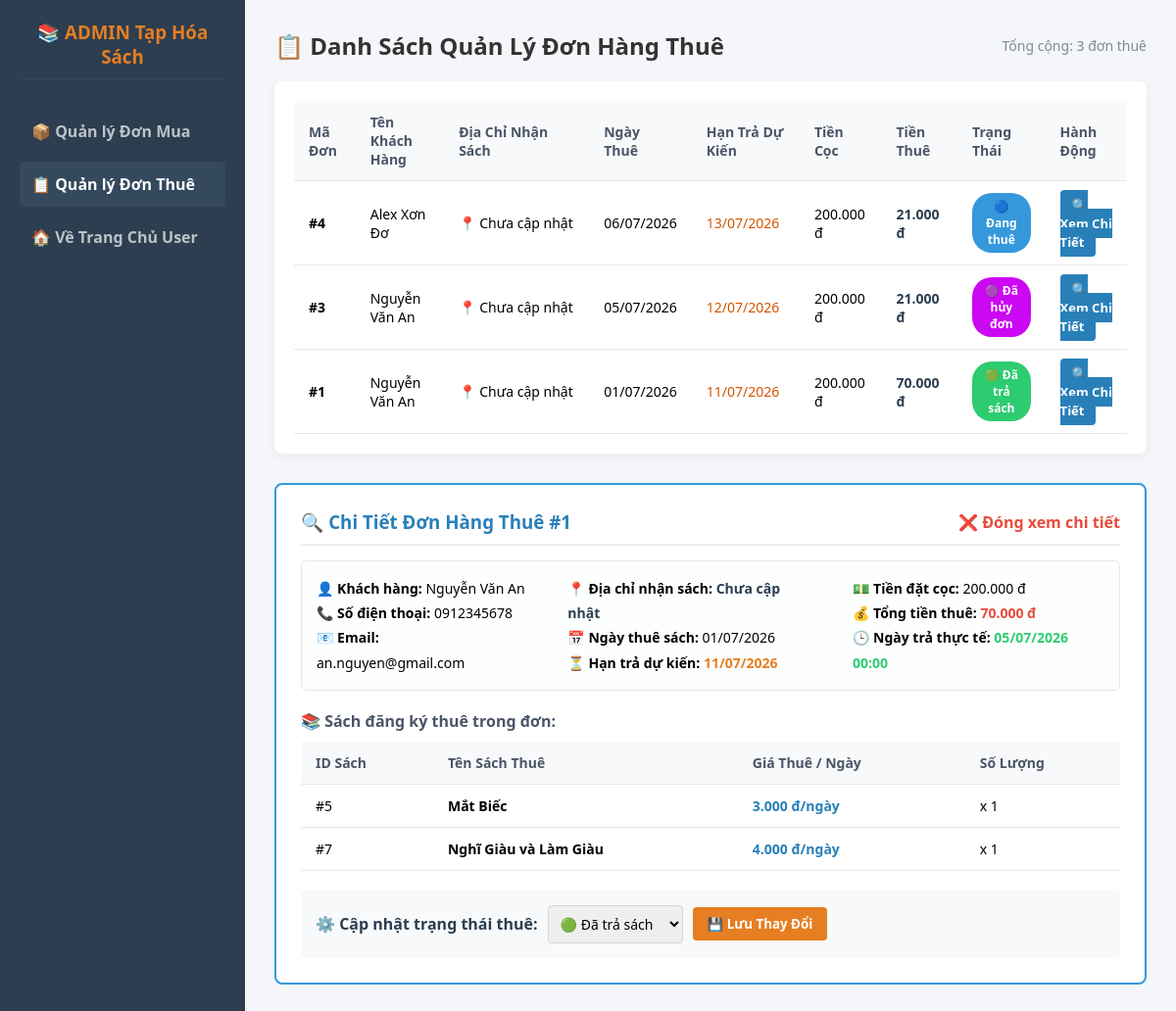
/admin/admin_don_hang_thue.php?xem_chi_tiet=1, run on the app's committed database.
### tables this page shows
CREATE TABLE `don_hang_thue` (
  `id` int(11) NOT NULL,
  `id_nguoi_dung` int(11) DEFAULT NULL,
  `ten_khach_hang` varchar(255) NOT NULL,
  `email_khach_hang` varchar(100) NOT NULL,
  `so_dien_thoai` varchar(20) NOT NULL,
  `ngay_thue` date NOT NULL,
  `han_tra_du_kien` date NOT NULL,
  `ngay_tra_thuc_te` date DEFAULT NULL,
  `tien_coc` int(11) NOT NULL,
  `tong_tien_thue` int(11) NOT NULL,
  `trang_thai` enum('cho_duyet','dang_thue','da_tra','qua_han','da_huy') DEFAULT 'dang_thue',
  `ngay_tao_don` timestamp NOT NULL DEFAULT current_timestamp()
);

CREATE TABLE `chi_tiet_thue` (
  `id` int(11) NOT NULL,
  `id_don_thue` int(11) NOT NULL,
  `id_sach` int(11) DEFAULT NULL,
  `so_luong` int(11) NOT NULL DEFAULT 1,
  `gia_thue_mot_ngay` int(11) NOT NULL
);

CREATE TABLE `sach` (
  `id` int(11) NOT NULL,
  `id_the_loai` int(11) DEFAULT NULL,
  `ten_sach` varchar(255) NOT NULL,
  `tac_gia` varchar(255) NOT NULL,
  `gia_ban` int(11) NOT NULL,
  `gia_thue_theo_ngay` int(11) NOT NULL DEFAULT 0,
  `anh_bia` varchar(255) DEFAULT 'mac_dinh.jpg',
  `mo_ta_chi_tiet` text DEFAULT NULL,
  `noi_bat` tinyint(1) DEFAULT 0,
  `ngay_tao` timestamp NOT NULL DEFAULT current_timestamp(),
  `so_luong_ton` int(11) NOT NULL
);

### src/admin/admin_don_hang_thue.php (the view, shortened to what this page needs)
<?php
require_once '../db.php';
$sql = "SELECT * FROM don_hang_thue ORDER BY ngay_tao_don DESC";
$stmt_don = $ket_noi->query($sql);
$danh_sach_don = $stmt_don->fetchAll(PDO::FETCH_ASSOC);
$chi_tiet_don_id = isset($_GET['xem_chi_tiet']) ? intval($_GET['xem_chi_tiet']) : 0;
$sach_trong_don = [];
$thong_tin_don_hien_tai = null;
if ($chi_tiet_don_id > 0) {
    $stmt_check = $ket_noi->prepare("SELECT * FROM don_hang_thue WHERE id = ?");
    $stmt_check->execute([$chi_tiet_don_id]);
    $thong_tin_don_hien_tai = $stmt_check->fetch(PDO::FETCH_ASSOC);
    if ($thong_tin_don_hien_tai) {
        $sql_ct = "SELECT ctt.*, s.ten_sach
                   FROM chi_tiet_thue ctt
                   LEFT JOIN sach s ON ctt.id_sach = s.id
                   WHERE ctt.id_don_thue = ?";
        $stmt_ct = $ket_noi->prepare($sql_ct);
        $stmt_ct->execute([$chi_tiet_don_id]);
        $sach_trong_don = $stmt_ct->fetchAll(PDO::FETCH_ASSOC);
    }
}
?>
<!DOCTYPE html>
<html lang="vi">
<head>
</head>
<body>
<div class="sidebar">
    <h3>📚 ADMIN Tạp Hóa Sách</h3>
    <a href="admin_don_hang_mua.php">📦 Quản lý Đơn Mua</a>
    <a href="admin_don_hang_thue.php" class="active">📋 Quản lý Đơn Thuê</a>
    <a href="../admin/index.php">🏠 Về Trang Chủ User</a>
</div>
<div class="main-content">
    <h2>📋 Danh Sách Quản Lý Đơn Hàng Thuê
        <span style="font-size: 14px; color: #7f8c8d; font-weight: normal;">Tổng cộng: <?php echo count($danh_sach_don); ?> đơn thuê</span>
    </h2>
    <div class="table-container">
        <table>
            <thead>
                <tr>
                    <th>Mã Đơn</th>
                    <th>Tên Khách Hàng</th>
                    <th>Địa Chỉ Nhận Sách</th> <th>Ngày Thuê</th>
                    <th>Hạn Trả Dự Kiến</th>
                    <th>Tiền Cọc</th>
                    <th>Tiền Thuê</th>
                    <th>Trạng Thái</th>
                    <th>Hành Động</th>
                </tr>
            </thead>
            <tbody>
                <?php if (count($danh_sach_don) == 0): ?>
                    <tr>
                        <td colspan="9" style="text-align: center; color: #7f8c8d;">Chưa có đơn hàng thuê nào trong hệ thống.</td>
                    </tr>
                <?php else: ?>
                    <?php foreach ($danh_sach_don as $don): ?>
                        <tr>
                            <td><strong>#<?php echo $don['id']; ?></strong></td>
                            <td><?php echo htmlspecialchars($don['ten_khach_hang']); ?></td>
                            <td style="max-width: 220px; white-space: nowrap; overflow: hidden; text-overflow: ellipsis;" title="<?php echo htmlspecialchars($don['dia_chi_giao_hang'] ?? 'Chưa cập nhật'); ?>">
                                📍 <?php echo htmlspecialchars($don['dia_chi_giao_hang'] ?? 'Chưa cập nhật'); ?>
                            </td>
                            <td><?php echo date('d/m/Y', strtotime($don['ngay_thue'])); ?></td>
                            <td style="color: #d35400; font-weight: 500;"><?php echo date('d/m/Y', strtotime($don['han_tra_du_kien'])); ?></td>
                            <td><?php echo number_format($don['tien_coc'], 0, ',', '.'); ?> đ</td>
                            <td style="color: #2c3e50; font-weight: bold;"><?php echo number_format($don['tong_tien_thue'], 0, ',', '.'); ?> đ</td>
                            <td>
                                <span class="badge badge-<?php echo $don['trang_thai']; ?>">
                                    <?php
                                        if($don['trang_thai'] == 'cho_duyet') echo '🟡 Chờ gửi';
                                        elseif($don['trang_thai'] == 'dang_thue') echo '🔵 Đang thuê';
                                        elseif($don['trang_thai'] == 'da_tra') echo '🟢 Đã trả sách';
                                        elseif($don['trang_thai'] == 'da_huy') echo '🟣 Đã hủy đơn';
                                        elseif($don['trang_thai'] == 'qua_han') echo '🔴 Quá hạn trả';
                                        else echo htmlspecialchars($don['trang_thai']);
                                    ?>
                                </span>
                            </td>
                            <td>
                                <a href="admin_don_hang_thue.php?xem_chi_tiet=<?php echo $don['id']; ?>#chi-tiet-thue" class="btn btn-info">🔍 Xem Chi Tiết</a>
                            </td>
                        </tr>
                    <?php endforeach; ?>
                <?php endif; ?>
            </tbody>
        </table>
    </div>
    <?php if ($chi_tiet_don_id > 0 && $thong_tin_don_hien_tai): ?>
        <div class="detail-box" id="chi-tiet-thue">
            <div class="detail-header">
                <h3 style="color: #2980b9;">🔍 Chi Tiết Đơn Hàng Thuê #<?php echo $thong_tin_don_hien_tai['id']; ?></h3>
                <a href="admin_don_hang_thue.php" style="color: #e74c3c; text-decoration: none; font-weight: bold;">❌ Đóng xem chi tiết</a>
            </div>
            <div style="display: flex; gap: 40px; margin-bottom: 20px; font-size: 14px; line-height: 1.8; background: #fdfefe; padding: 15px; border-radius: 6px; border: 1px solid #e2e8f0;">
                <div>
                    👤 <strong>Khách hàng:</strong> <?php echo htmlspecialchars($thong_tin_don_hien_tai['ten_khach_hang']); ?><br>
                    📞 <strong>Số điện thoại:</strong> <?php echo htmlspecialchars($thong_tin_don_hien_tai['so_dien_thoai']); ?><br>
                    📧 <strong>Email:</strong> <?php echo htmlspecialchars($thong_tin_don_hien_tai['email_khach_hang']); ?>
                </div>
                <div>
                    📍 <strong>Địa chỉ nhận sách:</strong> <span style="color: #2c3e50; font-weight: bold;"><?php echo htmlspecialchars($thong_tin_don_hien_tai['dia_chi_giao_hang'] ?? 'Chưa cập nhật'); ?></span><br> 📅 <strong>Ngày thuê sách:</strong> <?php echo date('d/m/Y', strtotime($thong_tin_don_hien_tai['ngay_thue'])); ?><br>
                    ⏳ <strong>Hạn trả dự kiến:</strong> <span style="color: #e67e22; font-weight: bold;"><?php echo date('d/m/Y', strtotime($thong_tin_don_hien_tai['han_tra_du_kien'])); ?></span>
                </div>
                <div>
                    💵 <strong>Tiền đặt cọc:</strong> <?php echo number_format($thong_tin_don_hien_tai['tien_coc'], 0, ',', '.'); ?> đ<br>
                    💰 <strong>Tổng tiền thuê:</strong> <span style="color: #e74c3c; font-weight: bold;"><?php echo number_format($thong_tin_don_hien_tai['tong_tien_thue'], 0, ',', '.'); ?> đ</span><br>
                    🕒 <strong>Ngày trả thực tế:</strong>
                    <span style="color: #2ecc71; font-weight: bold;">
                        <?php echo $thong_tin_don_hien_tai['ngay_tra_thuc_te'] ? date('d/m/Y H:i', strtotime($thong_tin_don_hien_tai['ngay_tra_thuc_te'])) : '--- (Chưa trả sách)'; ?>
                    </span>
                </div>
            </div>
            <h4 style="margin-bottom: 10px; color:#4a5568;">📚 Sách đăng ký thuê trong đơn:</h4>
            <table style="margin-bottom: 20px;">
                <thead>
                    <tr style="background-color: #edf2f7;">
                        <th>ID Sách</th>
                        <th>Tên Sách Thuê</th>
                        <th>Giá Thuê / Ngày</th>
                        <th>Số Lượng</th>
                    </tr>
                </thead>
                <tbody>
                    <?php foreach ($sach_trong_don as $sach): ?>
                        <tr>
                            <td>#<?php echo $sach['id_sach']; ?></td>
                            <td><strong><?php echo htmlspecialchars($sach['ten_sach'] ?? 'Sách đã bị ẩn hoặc xóa khỏi cửa hàng'); ?></strong></td>
                            <td style="color:#2980b9; font-weight:600;"><?php echo number_format($sach['gia_thue_mot_ngay'], 0, ',', '.'); ?> đ/ngày</td>
                            <td>x <?php echo $sach['so_luong']; ?></td>
                        </tr>
                    <?php endforeach; ?>
                </tbody>
            </table>
            <form action="admin_don_hang_thue.php?xem_chi_tiet=<?php echo $thong_tin_don_hien_tai['id']; ?>#chi-tiet-thue" method="POST" class="form-update">
                <label style="font-weight: bold; color:#2c3e50;">⚙️ Cập nhật trạng thái thuê:</label>
                <select name="trang_thai">
                    <option value="da_tra" <?php if($thong_tin_don_hien_tai['trang_thai'] == 'da_tra') echo 'selected'; ?>>🟢 Đã trả sách</option>
                </select>
                <button type="submit" name="cap_nhat_trang_thai" class="btn-submit">💾 Lưu Thay Đổi</button>
            </form>
        </div>
    <?php endif; ?>
</div>
</body>
</html>

### src/admin/admin_don_hang_thue.php (style rules this page uses)
* { box-sizing: border-box; margin: 0; padding: 0; font-family: 'Segoe UI', Tahoma, Geneva, Verdana, sans-serif; }
body { background-color: #f4f6f9; display: flex; min-height: 100vh; }
.sidebar { width: 250px; background-color: #2c3e50; color: white; padding: 20px; }
.sidebar h3 { text-align: center; margin-bottom: 30px; color: #e67e22; border-bottom: 1px solid #34495e; padding-bottom: 10px; }
.sidebar a { display: block; color: #bdc3c7; padding: 12px; text-decoration: none; border-radius: 4px; margin-bottom: 8px; font-weight: bold; }
.sidebar a:hover, .sidebar a.active { background-color: #34495e; color: white; }
.main-content { flex: 1; padding: 30px; overflow-y: auto; }
h2 { color: #333; margin-bottom: 20px; display: flex; align-items: center; justify-content: space-between; }
.table-container { background: white; border-radius: 8px; box-shadow: 0 4px 12px rgba(0,0,0,0.05); padding: 20px; margin-bottom: 30px; }
table { width: 100%; border-collapse: collapse; text-align: left; }
th, td { padding: 12px 15px; border-bottom: 1px solid #e2e8f0; font-size: 14px; }
th { background-color: #f8f9fa; color: #4a5568; font-weight: bold; }
.badge { padding: 5px 10px; border-radius: 20px; font-size: 12px; font-weight: bold; text-align: center; display: inline-block; }
.badge-dang_thue { background-color: #3498db; color: white; }
.badge-da_tra { background-color: #2ecc71; color: white; }
.badge-da_huy { background-color: #cc07f4; color: white; }
.btn { padding: 6px 12px; border-radius: 4px; border: none; cursor: pointer; text-decoration: none; font-size: 13px; font-weight: bold; }
.btn-info { background-color: #2980b9; color: white; }
.detail-box { background: #fff; border: 2px solid #3498db; border-radius: 8px; padding: 25px; margin-top: 20px; }
.detail-header { display: flex; justify-content: space-between; align-items: center; border-bottom: 2px solid #eee; padding-bottom: 10px; margin-bottom: 15px; }
.form-update { display: flex; gap: 10px; align-items: center; margin-top: 15px; background: #f8f9fa; padding: 15px; border-radius: 6px; }
select { padding: 8px; border-radius: 4px; border: 1px solid #cbd5e0; font-size: 14px; }
.btn-submit { background-color: #e67e22; color: white; padding: 8px 15px; border-radius: 4px; border: none; cursor: pointer; font-weight: bold; }

### data on the page
don_hang_thue: id "4", ten_khach_hang "Alex Xơn Đơ", dia_chi_giao_hang "Chưa cập nhật", ngay_thue "06/07/2026", han_tra_du_kien "13/07/2026", tien_coc "200.000", tong_tien_thue "21.000", trang_thai "🔵 Đang thuê"
don_hang_thue: id "3", ten_khach_hang "Nguyễn Văn An", dia_chi_giao_hang "Chưa cập nhật", ngay_thue "05/07/2026", han_tra_du_kien "12/07/2026", tien_coc "200.000", tong_tien_thue "21.000", trang_thai "🟣 Đã hủy đơn"
don_hang_thue: id "1", ten_khach_hang "Nguyễn Văn An", dia_chi_giao_hang "Chưa cập nhật", ngay_thue "01/07/2026", han_tra_du_kien "11/07/2026", tien_coc "200.000", tong_tien_thue "70.000", shows "🟢 Đã trả sách", so_dien_thoai "0912345678", email_khach_hang "an.nguyen@gmail.com", ngay_tra_thuc_te "05/07/2026 00:00", trang_thai "🟢 Đã trả sách"
chi_tiet_thue: id_sach "5", id_sach.ten_sach "Mắt Biếc", gia_thue_mot_ngay "3.000", so_luong "1"
chi_tiet_thue: id_sach "7", id_sach.ten_sach "Nghĩ Giàu và Làm Giàu", gia_thue_mot_ngay "4.000", so_luong "1"

### other printed values
count($danh_sach_don) "3"
$thong_tin_don_hien_tai['dia_chi_giao_hang'] "Chưa cập nhật"
